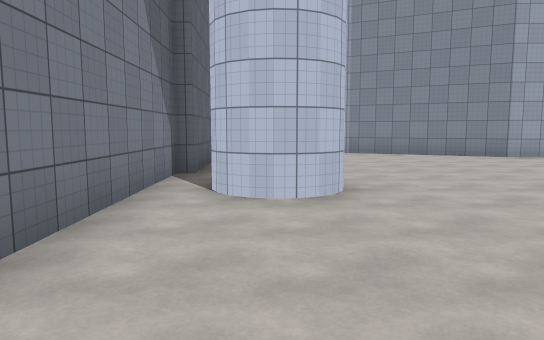
[1] (above)

18 first-person views from a walk through a 3-D level made in the Unity game engine. The camera is 1.5 m above the floor, tilts 6° down and sees 70° across. The floor is counted in squares, 2 m on a side. Each view is taken from the middle of a square. On the plan, view 1 faces up. The plan holds only what a view shows up to about 12 squares ahead; the rest is blank. The place goes on beyond the plan. The player is left out. Surface patterns are stand-ins for the level's own textures.

[2]
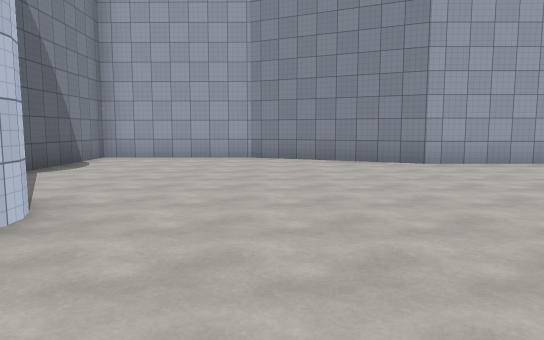

[3]
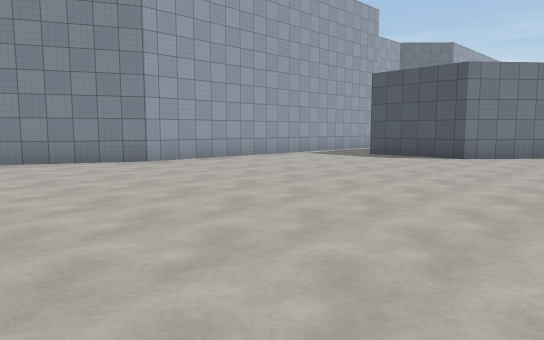

[4]
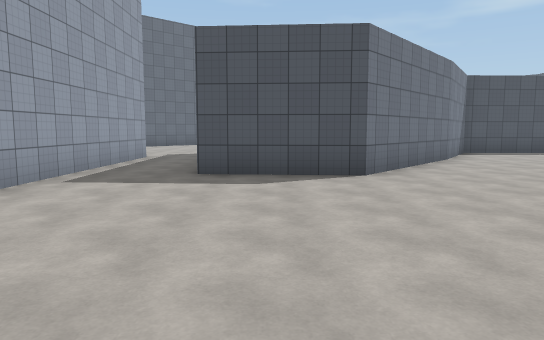

[5]
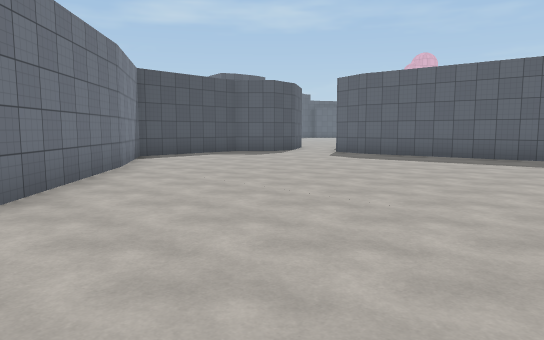

[6]
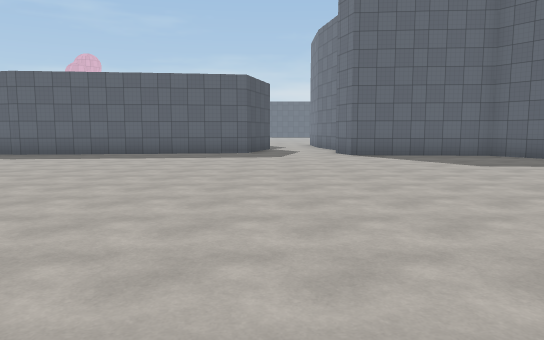

[7]
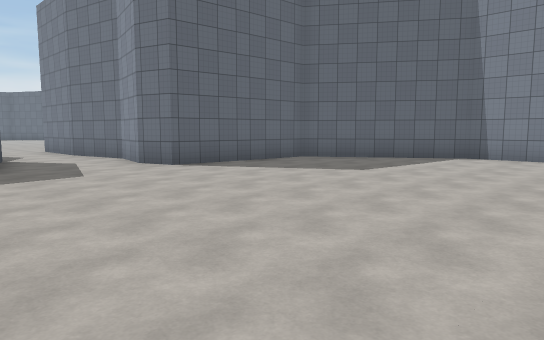

[8]
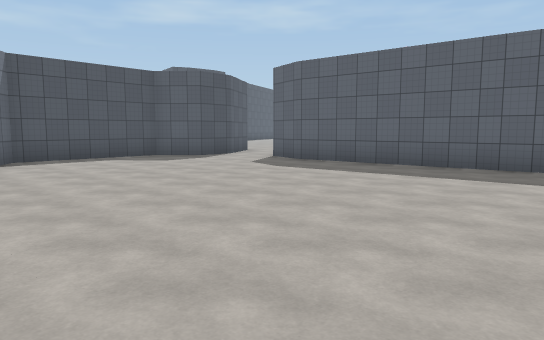

[9]
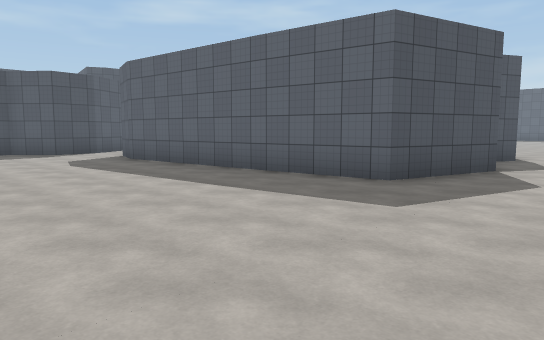

[10]
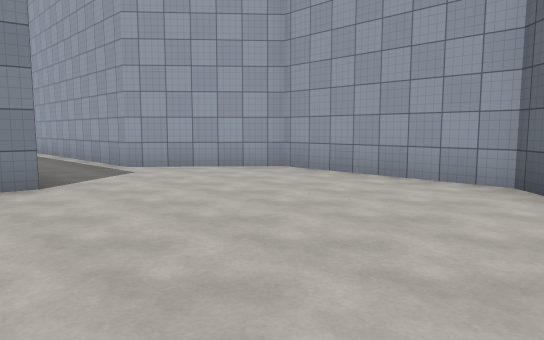

[11]
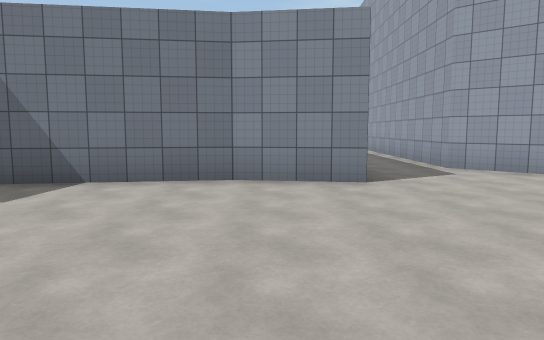

[12]
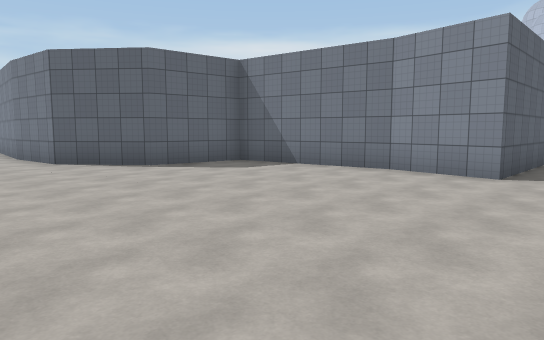

[13]
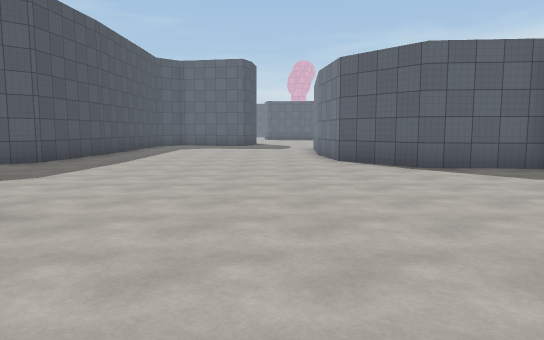

[14]
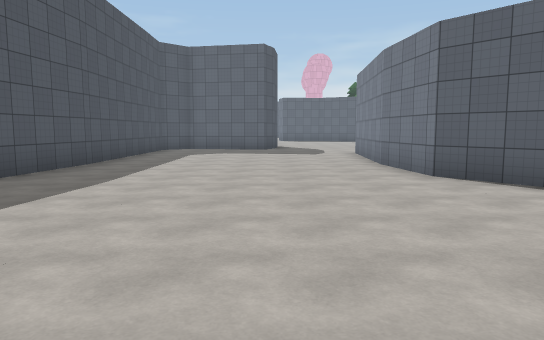

[15]
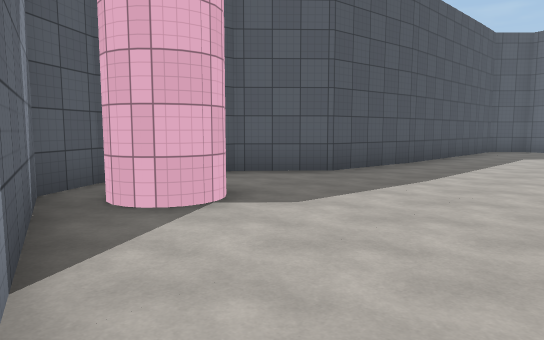

[16]
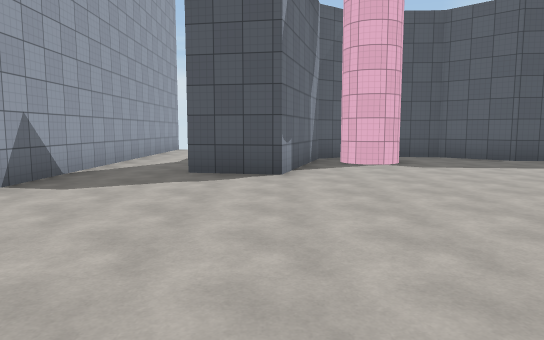

[17]
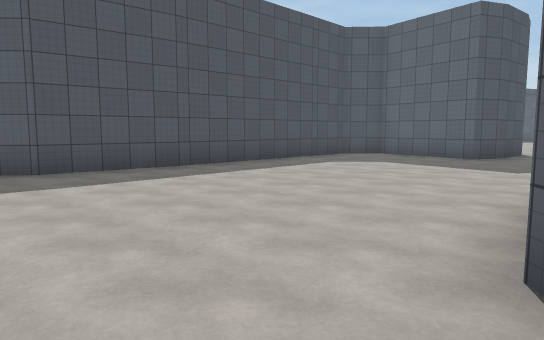

[18]
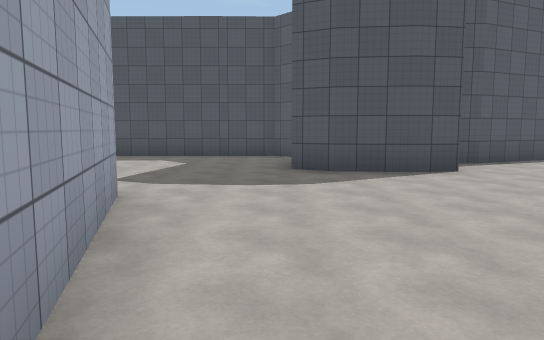

### Floor plan
Points are (right, up) in squares from view 1. A wall is a line through its corners. A room is listed if a view was taken in it or the views show most of it. See-through windows are left out.
Room 1 (views 1, 2, 3, 4, 5, 6, 7, 8, 9)
walls: (15.7, 2.6) (12.3, 5.5) (12.5, 8.3); (7, -7.9) (7.8, -5.2) (14.5, -4.4) (15.8, -4.8); (15.3, 8.3) (17.5, 8.3); (5.1, -8.9) (5.2, -10.3); (17.5, -4.6) (17.4, -3.5) (18.4, -2.6) (18.2, 1) (15.6, 2.6); (7.4, -10.6) (7.7, -10); (16.5, 10.4) (6.4, 10.4) (2.4, 12.3) (-1.5, 12.4) (-1.3, 6.6) (-1.6, 6.5) (-1.5, -0.5) (0.8, -3.9) (4.7, -4.3) (5, -5.2) (4.7, -6.8) (5.2, -9)
Room 2 (views 10, 11, 12, 13, 14, 15, 16, 17, 18)
walls: (22.7, -1.2) (22.4, -5); (22.4, -5.2) (18.9, -6.3); (28.9, -1.4) (29.2, 1.2) (30.4, 2.5) (30.5, 4.9) (29.9, 5.8) (26.3, 6.9); (26.6, 6.8) (26.8, 8.5); (18.3, 6.6) (18.8, 2.7) (21, 2.5) (22.4, 0.8) (22.7, -1.4); (17.5, 8.3) (18.5, 8.3) (18.3, 6.4); (28.6, 10.3) (24.9, 10.4); (23.1, 12.2) (22.7, 12.6) (18.6, 12.8) (16.5, 10.4); (24.9, -10.3) (24.8, -9.5) (24.9, -8.1) (25.3, -7.4) (28.1, -7.9) (28.9, -7.1) (29, -1.3); (26.5, -11.5) (26.5, -11)

Where each view was taken, in squares from view 1:
view 1: 0 up, 0 right, facing up
view 2: 2 up, 3 right, facing up
view 3: 2 up, 2 right, facing up-right
view 4: 7 up, 6 right, facing right
view 5: 6 up, 8 right, facing down-right
view 6: 7 up, 7 right, facing down
view 7: 3 up, 9 right, facing down-left
view 8: 3 up, 8 right, facing down-right
view 9: 0 up, 5 right, facing down-right
view 10: 7 up, 24 right, facing up-left
view 11: 7 up, 24 right, facing left
view 12: 10 up, 25 right, facing down-left
view 13: 10 up, 24 right, facing down
view 14: 7 up, 25 right, facing down
view 15: 7 up, 25 right, facing down-right
view 16: 7 up, 20 right, facing right
view 17: 3 up, 22 right, facing down-right
view 18: 7 down, 18 right, facing right
